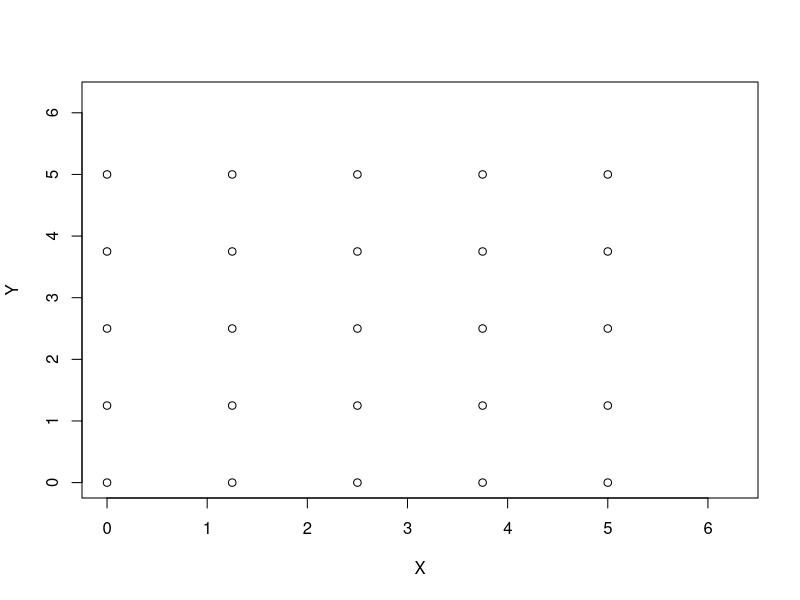
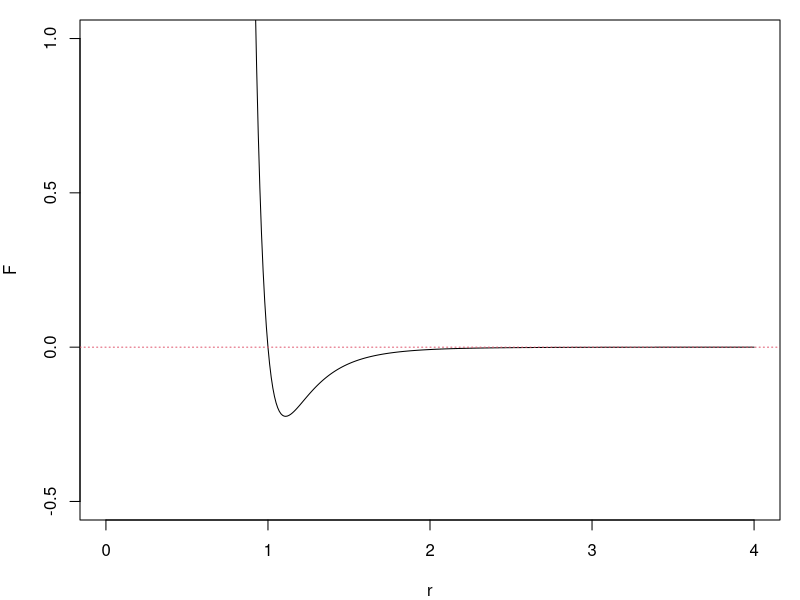
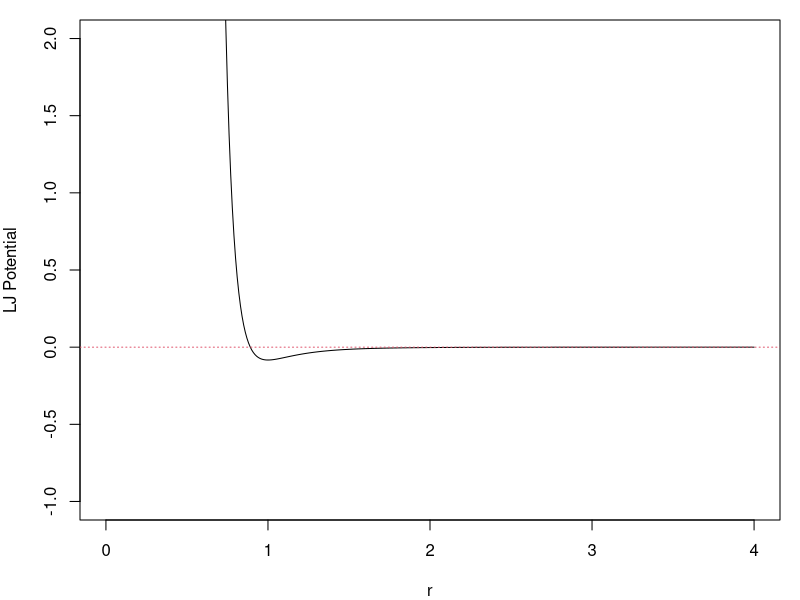
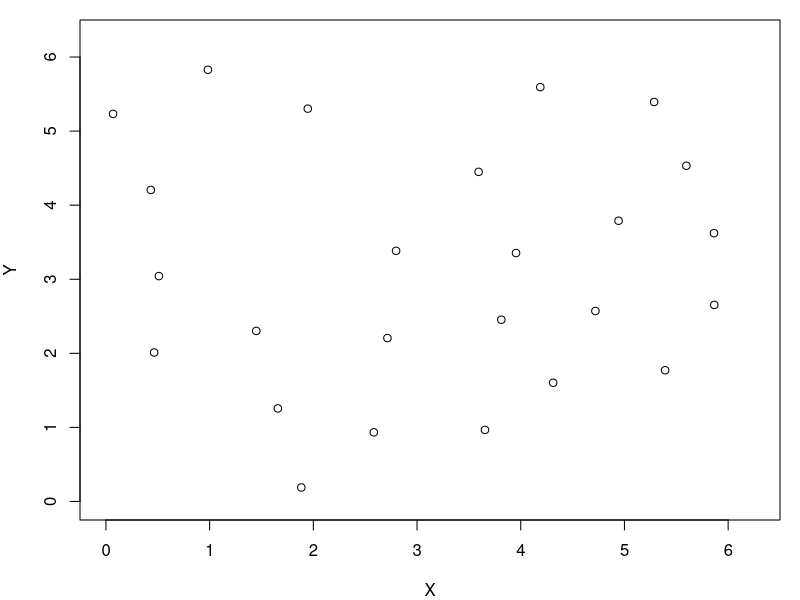
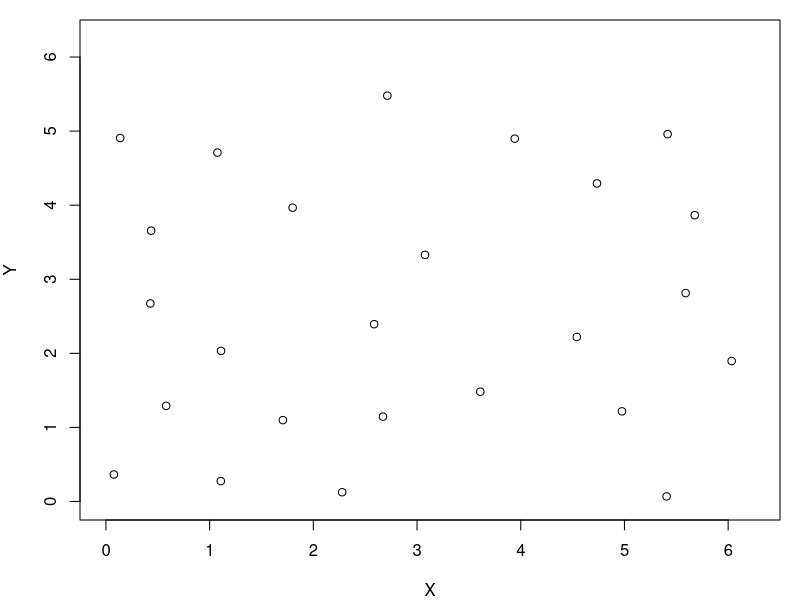
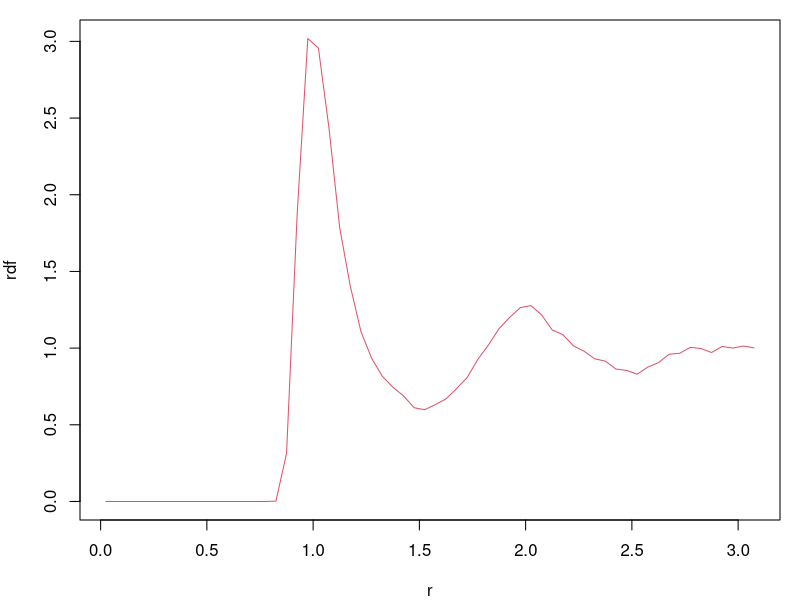

These figures' R source, in order:
## ---- chunk 1
knitr::opts_chunk$set(echo = TRUE)
## ---- chunk 2
ntot = 25
a = 6.25
grid_x = seq(0, 5, by = 1.25)
grid_y = seq(0, 5, by = 1.25)
mat_xy = as.matrix(expand.grid(grid_x, grid_y))
x0 = c(t(mat_xy))
xy0 = matrix(x0, ncol = 2, byrow = TRUE)
plot(xy0[,1], xy0[,2], type = 'p', xlab = "X", ylab = "Y", xlim = c(0, a), ylim = c(0,a))
## ---- chunk 3
par(mar = c(4, 4, 1, 1))   #set plot margins
force <- function(r){
  r3 = r*r*r
  r6 = r3*r3
  f = (1/r6/r6 - 1/r6)/r
  return (f)
}
r_all = seq(0, 4, by = 0.01)
plot(r_all, sapply(r_all, force), type = "l", col = 1, 
     xlab = "r", ylab = "F", xlim = c(0,4), ylim = c(-0.5,1))
abline(h = 0, lty = 3, col = 2)
## ---- chunk 4
par(mar = c(4, 4, 1, 1))   #set plot margins
E_LJ <- function(r){
  r3 = r*r*r
  r6 = r3*r3
  e = 1/12/r6/r6 - 1/6/r6
  return (e)
}
r_all = seq(0, 4, by = 0.01)
plot(r_all, sapply(r_all, E_LJ), type = "l", col = 1, 
     xlab = "r", ylab = "LJ Potential", xlim = c(0,4), ylim = c(-1,2))
abline(h = 0, lty = 3, col = 2)
## ---- chunk 5
x = c(-5.5, 4.2); a = 2
xnew = x - floor(x/a) * a # floor: the largest integer below x/a
x; xnew
## ---- chunk 6
xi = c(0.7, 1.9); xj = c(1.8, 1.2); a = 2
dx = xj - xi  # a vector of size 2
r1 = sqrt(sum(dx*dx))  # distance directly from xi and xj
dx = dx - round(dx/a)*a  # round: nearest integer
r_min = sqrt(sum(dx*dx)) # distance from the minimum image convention
r1; r_min
sqrt((2.7-1.8)**2 + (1.9 - 1.2)**2)  # this is actual calculation in r_min
## ---- chunk 7
# x-y components of the force from j to i
force_j2i <- function(i,j, x_all, a){
  # x_all a vector of 2 * Ntot
  xi = x_all[2*i-1]
  yi = x_all[2*i]
  xj = x_all[2*j-1]
  yj = x_all[2*j]
  
  dx = xi - xj
  dx = dx - round(dx/a)*a 
  dy = yi - yj
  dy = dy - round(dy/a)*a 
  
  rij = sqrt(dx**2 + dy**2)
  fxi = force(rij)*dx/rij
  fyi = force(rij)*dy/rij
  return(c(fxi,fyi))
}

force_all <- function(t, x_all, a){
  #Ntot: number of particles
  # x_all: a vector of 2 * Ntot
  # a: box size
  # f: a force vector of 2*Ntot
  Ntot = length(x_all)/2
  f = numeric(2*Ntot)
  for (i in 1:(Ntot-1)){
    for (j in (i+1):Ntot){
      fij = force_j2i(i,j, x_all, a)
      f[(2*i-1):(2*i)] = f[(2*i-1):(2*i)] + fij
      f[(2*j-1):(2*j)] = f[(2*j-1):(2*j)] - fij
    }
  }
  return(f)
}
## ---- chunk 8
bc_periodic <- function(x_all, a){
  # X_all: a vector of 2 * Ntot for x and y positions. 
  # a: box size
  x_all_new = x_all - floor(x_all/a) * a # floor: the largest integer below x/a
  return(x_all_new)
}
## ---- chunk 9
# Velocity Verlet method for high dimensional systems (2D, 3D, or multiple particles)
velocity_verlet_bc <- function(f, t0, x0, v0, t.total, dt, ...){
  # f:  2nd derivative function
  # t0: initial time
  # x0: a vector of initial position x
  # v0: a vector of initial velocity v
  # t.total: total simulation time
  # dt: time step size 
  # a: box size (input in ellipsis)
  t_all = seq(t0, t.total, by=dt)
  nt_all = length(t_all)
  nx = length(x0)
  x_all = matrix(0, nrow = nt_all, ncol = nx)
  v_all = matrix(0, nrow = nt_all, ncol = nx)
  x_all[1,] = x0
  v_all[1,] = v0 
  for (i in 1:(nt_all-1)) {
    v_half = v_all[i,] + 0.5 * dt * f(t_all[i], x_all[i,],...)
    x_all[i+1,] = x_all[i,] + dt * v_half
    v_all[i+1,] = v_half + 0.5 * dt * f(t_all[i+1], x_all[i+1,],...)
    
    x_all[i+1,] = bc_periodic(x_all[i+1,], ...)
  }
  return(cbind(t_all, x_all, v_all))   # the output is a matrix of t, x, v for all time steps
}
## ---- chunk 10
set.seed(11)
#force_all(0, x0, a) # if you want to check the forces for the IC
ntot = 25
a = 6.25
grid_x = seq(0, 5, by = 1.25)
grid_y = seq(0, 5, by = 1.25)
mat_xy = as.matrix(expand.grid(grid_x, grid_y))
x0 = c(t(mat_xy))
v0 = runif(n = ntot*2, min = -0.05, max = 0.05)
results_init = velocity_verlet_bc(f = force_all, t0 = 0, x0 = x0, v0 = v0, 
                                       t.total = 10, dt = 0.01, a = a)
nt_all = nrow(results_init)
init_last_step = results_init[nt_all, ]

x0 = init_last_step[2:(2*ntot+1)]
v0 = init_last_step[(2*ntot+2):(4*ntot+1)]

xy0 = matrix(x0, ncol = 2, byrow = TRUE)
plot(xy0[,1], xy0[,2], type = 'p', xlab = "X", ylab = "Y", xlim = c(0, a), ylim = c(0,a))
## ---- chunk 11
results_final = velocity_verlet_bc(f = force_all, t0 = 0, x0 = x0, v0 = v0, 
                                       t.total = 100, dt = 0.01, a = a)
nt_all = nrow(results_final)
final_last_step = results_final[nt_all, ]
x_f = final_last_step[2:(2*ntot+1)]
xy_f = matrix(x_f, ncol = 2, byrow = TRUE)
plot(xy_f[,1], xy_f[,2], type = 'p', xlab = "X", ylab = "Y", xlim = c(0,a), ylim = c(0,a))
## ---- chunk 12
par(mar = c(4, 4, 1, 1))   #set plot margins
cal_rdf <- function(ntot, results, a, dr){
  # ntot: number of particles
  # results: simulation output matrix
  # a: box size
  # dr: bin size
  nt_all = nrow(results)
  r_all = seq(dr, a/2, by = dr) 
  nr = length(r_all)
  counts = numeric(nr)
  for(nt in c(1:nt_all)){
    x_all = results[nt, 2:(2*ntot+1)]
    for(i in 1:ntot){
      xi = x_all[2*i-1]
      yi = x_all[2*i]
      for(j in 1:ntot){
        if(i != j){
          xj = x_all[2*j-1]
          yj = x_all[2*j]
          
          dx = xi - xj
          dx = dx - round(dx/a)*a 
          dy = yi - yj
          dy = dy - round(dy/a)*a 
          
          rij = sqrt(dx**2 + dy**2)
          ind = ceiling(rij/dr)
          if(ind <= nr){
            counts[ind] = counts[ind] + 1
          }
        }
      }
    }
  }

  r_mean = r_all-0.5*dr
  rho = counts/nt_all/ntot/2/pi/dr/r_mean
  rho_0 = ntot/a**2
  rdf = rho/rho_0
  return(list(r = r_mean, rdf = rdf))
}

results_rdf = cal_rdf(ntot = ntot, results = results_final, a = a, dr = 0.05)

plot(results_rdf$r, results_rdf$rdf, type = "l", col = 2, xlab = "r", ylab = "rdf")
